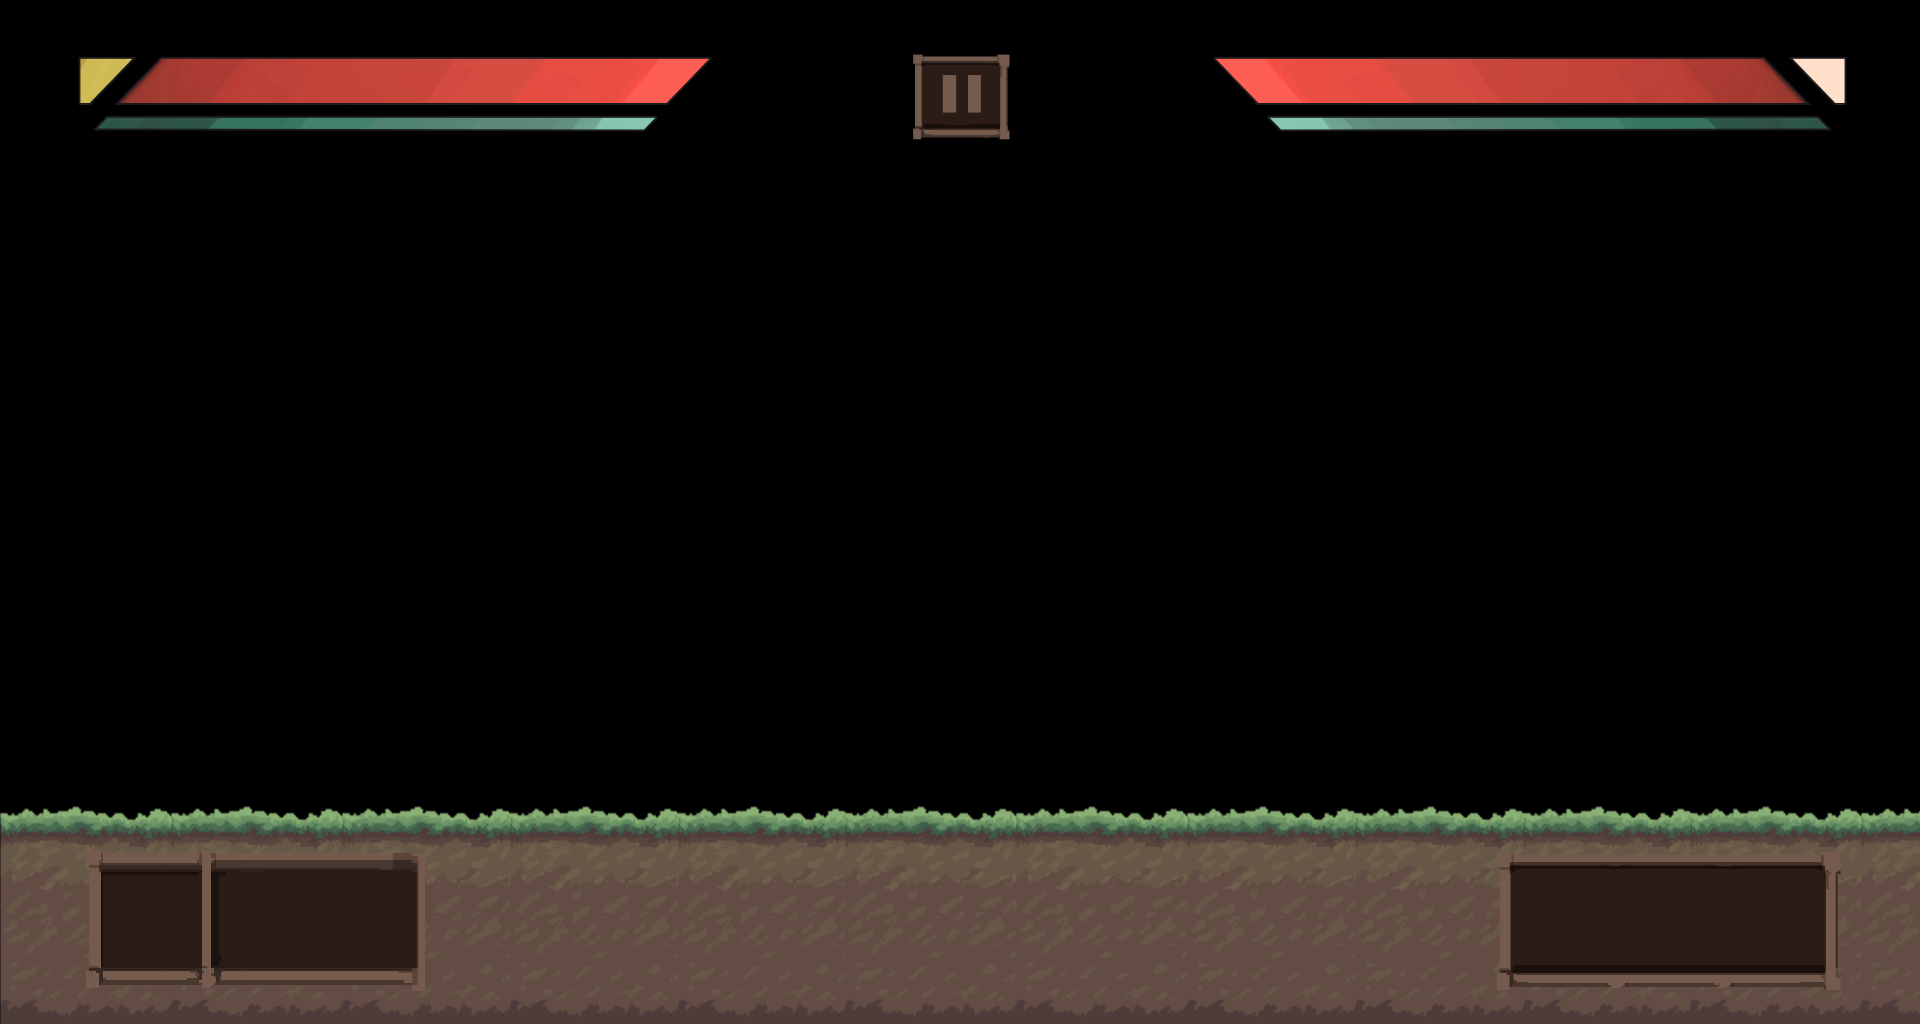

Rendered tile map (Tiled .tmx) drawn with the repository's tilesets; below, a short description and the map source with its tile grids summarised:
An orthogonal 60x32 tile map with 32x32 px tiles, 1 tile layer (Tile Layer 1).

<map version="1.10" tiledversion="1.11.0" orientation="orthogonal" renderorder="right-down" width="60" height="32" tilewidth="32" tileheight="32" infinite="0" nextlayerid="2" nextobjectid="1">
 <tileset firstgid="1" name="nonbg-stats-full" tilewidth="32" tileheight="32" tilecount="1920" columns="60">
  <image source="./nonbg-stats-full.png" width="1920" height="1024" />
 </tileset>
 <layer id="1" name="Tile Layer 1" width="60" height="32">
  <data>[1920 cells, 1920 non-empty, 1920 distinct tile ids]</data>
 </layer>
</map>
